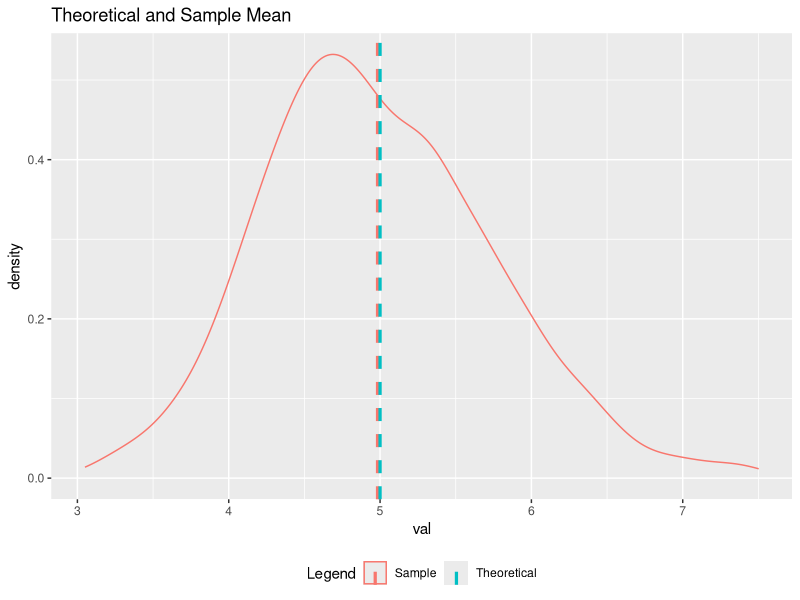
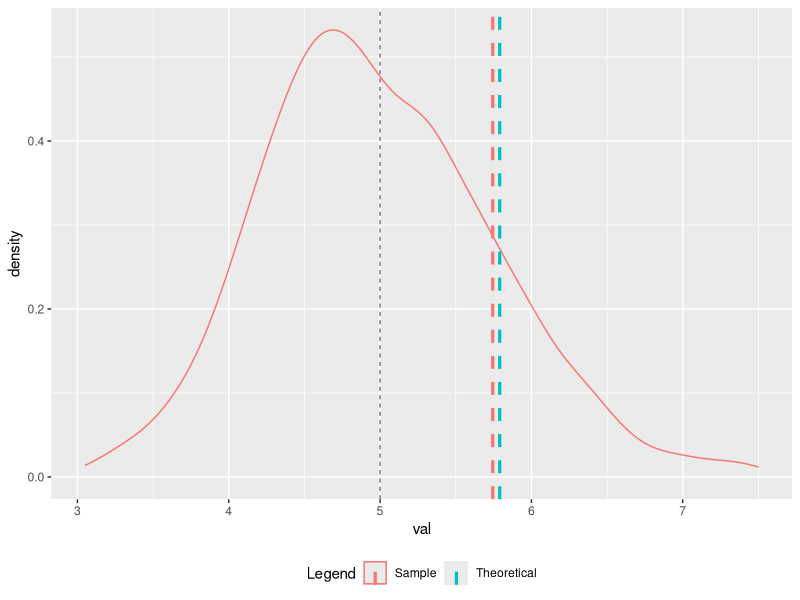
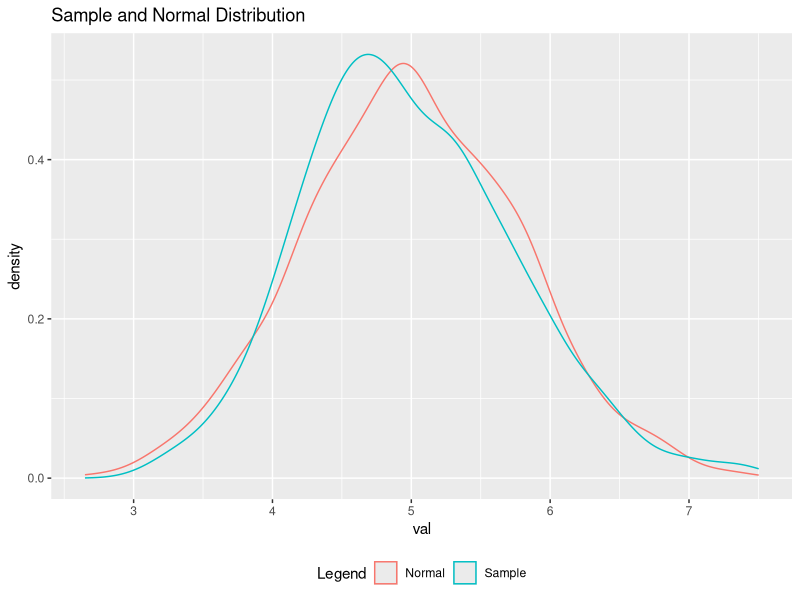

Source code (R) for these figures, in order:
## ---- chunk 1
knitr::opts_chunk$set(cache=TRUE,warning=FALSE, message=FALSE)
## ---- chunk 2
set.seed(7)
mns = NULL
lambda=0.2
n=40
for (i in 1 : 1000) mns = c(mns, mean(rexp(n,lambda)))
mns<-as.data.frame(merge('Sample',mns))
colnames(mns)<-c('Legend','val')
## ---- chunk 3
# calculate mean
mean=as.data.frame(merge('Sample', as.numeric(mean(mns$val,na.rm=T))))
mean=rbind(mean,merge('Theoretical',as.numeric( 1/lambda)))
colnames(mean)<-c('Legend','mean_val')

#plot
library(ggplot2)
ggplot(data=mns,aes(x=val,colour=Legend)) +
geom_density() +
geom_vline(data=mean, aes(xintercept=mean_val, colour=Legend),linetype="dashed", size=1.1) +
theme(legend.position="bottom") + 
labs(title="Theoretical and Sample Mean")
## ---- chunk 4
# calculate mean
sdev=as.data.frame(merge('Sample', as.numeric(sd(mns$val,na.rm=T))))
sdev=rbind(sdev,merge('Theoretical',as.numeric( 1/(lambda*sqrt(n))) ))
sdev<-cbind(sdev,as.data.frame(sdev[,2]+mean[,2]))
colnames(sdev)<-c('Legend','sdev_val','sm_val')


#plot
ggplot(data=mns,aes(x=val,colour=Legend)) +
geom_density() +
geom_vline(data=mean[2, ], aes(xintercept=mean_val), colour='black',linetype="dashed", size=0.25) +
geom_vline(data=sdev, aes(xintercept=sm_val, colour=Legend),linetype="dashed", size=1.1) +
theme(legend.position="bottom") 
## ---- chunk 5
#normal distribution
set.seed(7)
rnormal = rnorm(1000,1/lambda,1/(sqrt(n)*lambda))
rnormal<-as.data.frame(merge('Normal',rnormal ))
colnames(rnormal)<-c('Legend','val')
dist<-rbind(mns,rnormal)

#plot
ggplot(data=dist,aes(x=val,colour=Legend)) +
geom_density() +
theme(legend.position="bottom") + 
labs(title="Sample and Normal Distribution") 
